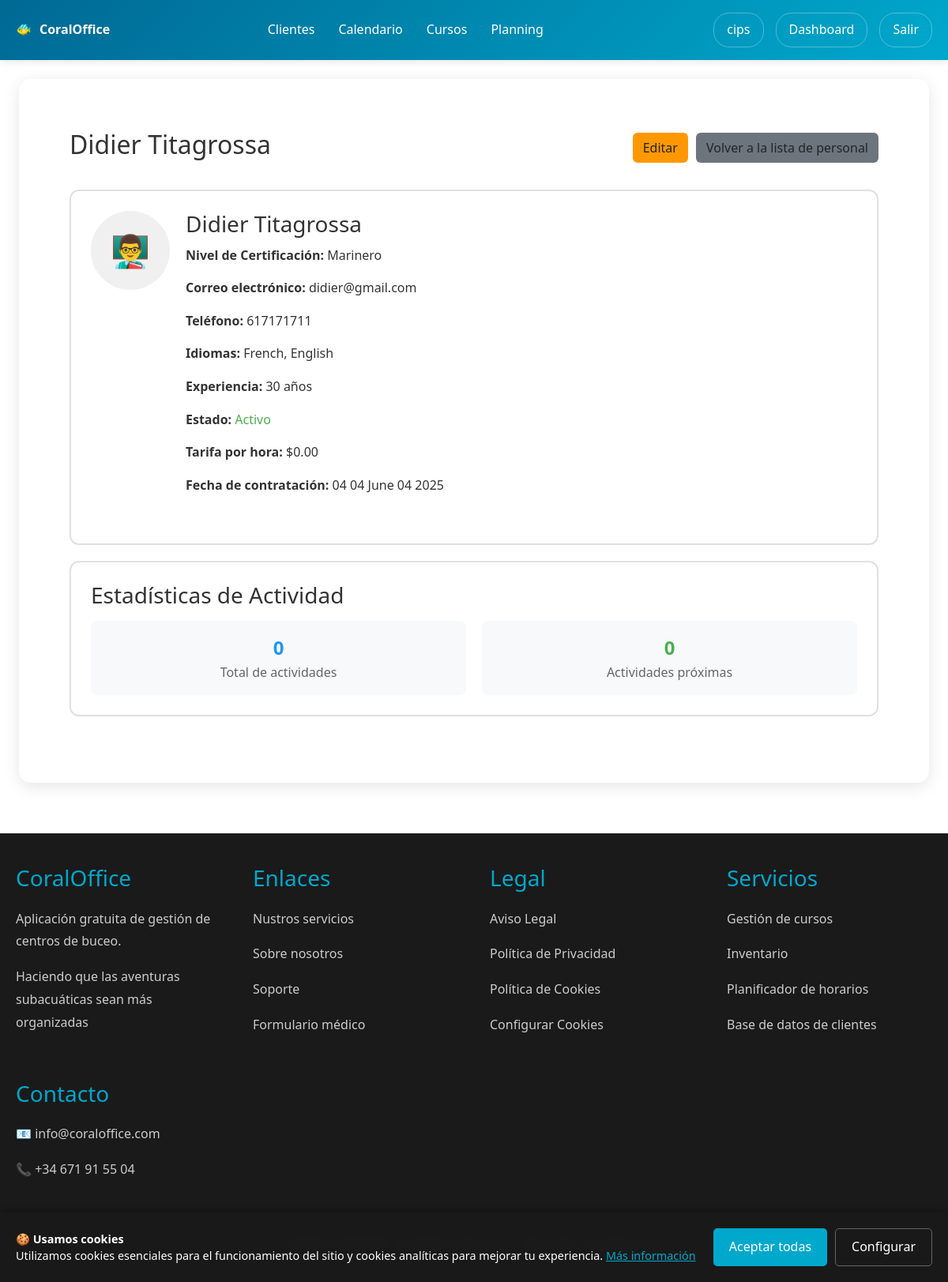
Page /users/staff/2/ (signed in) on the committed database.
### users/models.py (models this page shows, shortened)
class Staff(models.Model):
    CERTIFICATION_LEVEL_CHOICES = [
        ('DIVEMASTER', 'Divemaster'),
        ('INSTRUCTOR', 'Instructor'),
        ('SENIOR_INSTRUCTOR', 'Senior Instructor'),
        ('MASTER_INSTRUCTOR', 'Master Instructor'),
        ('COURSE_DIRECTOR', 'Course Director'),
        ('SKIPPER', 'Marinero'),
        ('CAPTAIN', 'Patrón'),
        ('OFFICE', 'Oficinista'),
    ]
    STATUS_CHOICES = [
        ('ACTIVE', 'Activo'),
        ('INACTIVE', 'Inactivo'),
        ('ON_LEAVE', 'Ausente'),
    ]
    diving_center = models.ForeignKey(User, on_delete=models.CASCADE, related_name='staff_members')
    first_name = models.CharField(max_length=50)
    last_name = models.CharField(max_length=50)
    email = models.EmailField()
    phone_number = models.CharField(max_length=20)
    certification_level = models.CharField(max_length=50, choices=CERTIFICATION_LEVEL_CHOICES, default='DIVEMASTER')
    certification_number = models.CharField(max_length=100, blank=True)
    languages = models.CharField(max_length=200, help_text="Idiomas que habla (separados por comas)")
    experience_years = models.IntegerField(default=0, help_text="Años de experiencia")
    specialties = models.TextField(blank=True, help_text="Especialidades o habilidades adicionales")
    hire_date = models.DateField()
    status = models.CharField(max_length=20, choices=STATUS_CHOICES, default='ACTIVE')
    hourly_rate = models.DecimalField(max_digits=8, decimal_places=2, default=0.00, help_text="Tarifa por hora")
    profile_picture = models.ImageField(upload_to='staff_profiles/', null=True, blank=True)
    notes = models.TextField(blank=True)
    created_at = models.DateTimeField(auto_now_add=True)
    def get_full_name(self):
        return f"{self.first_name} {self.last_name}"

### users/views.py (the view)
# urls.py: path('staff/<int:staff_id>/', views.staff_detail, name='staff_detail'),
@login_required
def staff_detail(request, staff_id):
    if not request.user.userprofile.is_diving_center:
        messages.error(request, 'Access denied.')
        return redirect('users:profile')
    staff_member = get_object_or_404(Staff, id=staff_id, diving_center=request.user)
    activities = CustomerDiveActivity.objects.filter(
        assigned_staff=staff_member
    ).order_by('-dive_schedule__date', '-dive_schedule__time').select_related(
        'customer', 'dive_schedule', 'activity', 'dive_schedule__dive_site'
    )
    from datetime import date
    upcoming_activities = activities.filter(dive_schedule__date__gte=date.today())
    past_activities = activities.filter(dive_schedule__date__lt=date.today())
    total_activities = activities.count()
    upcoming_count = upcoming_activities.count()
    return render(request, 'users/staff_detail.html', {
        'staff_member': staff_member,
        'upcoming_activities': upcoming_activities,
        'past_activities': past_activities,
        'total_activities': total_activities,
        'upcoming_count': upcoming_count,
    })

### users/context_processors.py (called while the page is built)
def cookies_context(request):
    cookies_accepted = request.COOKIES.get('cookies_accepted', 'false') == 'true'
    show_cookies_banner = not cookies_accepted
    return {
        'cookies_accepted': cookies_accepted,
        'show_cookies_banner': show_cookies_banner,
    }

### users/templates/users/staff_detail.html (shortened to what this page needs)
{% extends 'users/base.html' %}
{% block users_content %}
<div class="p-3 container">
    <div style="display: flex; justify-content: space-between; align-items: center; margin-bottom: 30px;">
        <h2>{{ staff_member.get_full_name }}</h2>
        <div style="display: flex; gap: 10px;">
            <a href="{% url 'users:edit_staff' staff_member.id %}" class="btn" style="background: #ff9800;">Editar</a>
            <a href="{% url 'users:staff_list' %}" class="btn" style="background: #6c757d;">Volver a la lista de personal</a>
        </div>
    </div>
    <div class="user-card">
        <div style="display: flex; align-items: start; gap: 20px; margin-bottom: 20px;">
            {% if staff_member.profile_picture %}
                <img src="{{ staff_member.profile_picture.url }}" alt="{{ staff_member.get_full_name }}" style="width: 100px; height: 100px; border-radius: 50%; object-fit: cover;">
            {% else %}
                <div style="width: 100px; height: 100px; border-radius: 50%; background: #f0f0f0; display: flex; align-items: center; justify-content: center; font-size: 40px;">👨‍🏫</div>
            {% endif %}
            <div style="flex: 1;">
                <h3 style="margin: 0 0 10px 0;">{{ staff_member.get_full_name }}</h3>
                <p><strong>Nivel de Certificación:</strong> {{ staff_member.get_certification_level_display }}</p>
                <p><strong>Correo electrónico:</strong> {{ staff_member.email }}</p>
                <p><strong>Teléfono:</strong> {{ staff_member.phone_number }}</p>
                <p><strong>Idiomas:</strong> {{ staff_member.languages }}</p>
                <p><strong>Experiencia:</strong> {{ staff_member.experience_years }} años</p>
                <p><strong>Estado:</strong> <span style="color: {% if staff_member.status == 'ACTIVE' %}#4caf50{% else %}#f44336{% endif %};">{{ staff_member.get_status_display }}</span></p>
                <p><strong>Tarifa por hora:</strong> ${{ staff_member.hourly_rate }}</p>
                <p><strong>Fecha de contratación:</strong> {{ staff_member.hire_date|date:"d de F de Y" }}</p>
            </div>
        </div>
    </div>
    <div class="user-card">
        <h3>Estadísticas de Actividad</h3>
        <div style="display: grid; grid-template-columns: repeat(auto-fit, minmax(200px, 1fr)); gap: 20px; margin-top: 15px;">
            <div style="text-align: center; padding: 15px; background: #f8f9fa; border-radius: 8px;">
                <div style="font-size: 24px; font-weight: bold; color: #2196f3;">{{ total_activities }}</div>
                <div style="color: #666;">Total de actividades</div>
            </div>
            <div style="text-align: center; padding: 15px; background: #f8f9fa; border-radius: 8px;">
                <div style="font-size: 24px; font-weight: bold; color: #4caf50;">{{ upcoming_count }}</div>
                <div style="color: #666;">Actividades próximas</div>
            </div>
        </div>
    </div>
</div>
{% endblock %}

### home/templates/home/base.html (shortened to what this page needs)
<!DOCTYPE html>
<html lang="en">
<head>
    <link href="https://cdn.jsdelivr.net/npm/bootstrap@5.3.2/dist/css/bootstrap.min.css" rel="stylesheet">
    <link rel="stylesheet" href="https://cdn.jsdelivr.net/npm/bootstrap-icons@1.11.1/font/bootstrap-icons.css">
</head>
<body>
    <header class="header">
        <nav class="nav-container">
            <div class="logo">CoralOffice</div>
            <ul class="nav-menu m-0 ms-0 p-0">
                {% if user.is_authenticated and user.userprofile.is_diving_center %}
                    <li><a href="{% url 'users:customer_list' %}">Clientes</a></li>
                    <li><a href="{% url 'users:calendar_view' %}">Calendario</a></li>
                <li><a href="{% url 'users:courses_list' %}">Cursos</a></li>
<li><a href="{% url 'users:staff_planning' %}">Planning</a></li>
                {% else %}
                    <li><a href="{% url 'home:home' %}">Inicio</a></li>
                    <li><a href="{% url 'home:services' %}">Servicios</a></li>
                    <li><a href="{% url 'home:about' %}">Sobre nosotros</a></li>
                    <li><a href="{% url 'home:contact' %}">Contacto</a></li>
                {% endif %}
            </ul>
            <div class="user-menu ms-3">
                {% if user.is_authenticated %}
                    <a href="{% url 'users:profile' %}">{{ user.username }}</a>
                    {% if user.userprofile.is_diving_center %}
                        <a href="{% url 'users:diving_center_dashboard' %}">Dashboard</a>
                    {% endif %}
                    <a href="{% url 'users:logout' %}">Salir</a>
                {% else %}
                    <a href="{% url 'users:login' %}">Acceder</a>
                {% endif %}
            </div>
        </nav>
    </header>
    {% if show_cookies_banner %}
    <div class="cookies-banner" id="cookiesBanner">
        <div class="cookies-banner-content">
            <div class="cookies-text">
                <strong>🍪 Usamos cookies</strong><br>
                Utilizamos cookies esenciales para el funcionamiento del sitio y cookies analíticas para mejorar tu experiencia.
                <a href="{% url 'home:cookies_policy' %}" style="color: #00a8cc;">Más información</a>
            </div>
            <div class="cookies-buttons">
                <button class="cookies-btn cookies-btn-accept" onclick="acceptAllCookies()">Aceptar todas</button>
                <a href="{% url 'home:cookies_settings' %}" class="cookies-btn cookies-btn-settings">Configurar</a>
            </div>
        </div>
    </div>
    {% endif %}
    <main class="main-content pt-0">
        {% block content %}
        {% endblock %}
    </main>
    <footer class="footer">
        <div class="footer-content">
            <div class="footer-section">
                <h3>CoralOffice</h3>
                <p>Aplicación gratuita de gestión de centros de buceo.</p>
                <p>Haciendo que las aventuras subacuáticas sean más organizadas</p>
            </div>
            <div class="footer-section">
                <h3>Enlaces</h3>
                <p><a href="{% url 'home:services' %}">Nustros servicios</a></p>
                <p><a href="{% url 'home:about' %}">Sobre nosotros</a></p>
                <p><a href="{% url 'home:contact' %}">Soporte</a></p>
                <p><a href="{% url 'users:medical_form' %}">Formulario médico</a></p>
            </div>
            <div class="footer-section">
                <h3>Legal</h3>
                <p><a href="{% url 'home:legal_notice' %}">Aviso Legal</a></p>
                <p><a href="{% url 'home:privacy_policy' %}">Política de Privacidad</a></p>
                <p><a href="{% url 'home:cookies_policy' %}">Política de Cookies</a></p>
                <p><a href="{% url 'home:cookies_settings' %}">Configurar Cookies</a></p>
            </div>
            <div class="footer-section">
                <h3>Servicios</h3>
                <p>Gestión de cursos</p>
                <p>Inventario</p>
                <p>Planificador de horarios</p>
                <p>Base de datos de clientes</p>
            </div>
            <div class="footer-section">
                <h3>Contacto</h3>
                <p>📧 info@coraloffice.com</p>
                <p>📞 +34 671 91 55 04</p>
            </div>
        </div>
        <div class="footer-bottom">
            <p>&copy; 2025 CoralOffice. All rights reserved. | Dive safe, manage smart.</p>
        </div>
    </footer>
</body>
</html>

### home/templates/home/base.html (style rules this page uses)
* { margin: 0; padding: 0; box-sizing: border-box; }
body { font-family: 'Segoe UI', Tahoma, Geneva, Verdana, sans-serif; line-height: 1.6; color: #333; }
.header { background: linear-gradient(135deg, #006994, #00a8cc); color: white; padding: 1rem 0; box-shadow: 0 2px 10px rgba(0,0,0,0.1); position: relative; }
.nav-container { max-width: 1200px; margin: 0 auto; display: flex; justify-content: space-between; align-items: center; padding: 0 20px; }
.logo { font-size: 1rem; font-weight: bold; display: flex; align-items: center; z-index: 1001; }
.logo::before { content: '🐠'; margin-right: 10px; }
.nav-menu { display: flex; list-style: none; gap: 30px; }
.nav-menu a { color: white; text-decoration: none; padding: 10px 0px; border-radius: 5px; transition: background 0.3s; }
.user-menu { display: flex; align-items: center; gap: 15px; }
.user-menu a { color: white; text-decoration: none; padding: 8px 16px; border: 1px solid rgba(255,255,255,0.3); border-radius: 20px; transition: all 0.3s; }
.main-content { min-height: calc(100vh - 140px); padding: 40px 0; }
.container { max-width: 1200px; margin: 0 auto; }
.cookies-banner { position: fixed; bottom: 0; left: 0; right: 0; background: rgba(26, 26, 26, 0.95); color: white; padding: 20px; z-index: 9999; box-shadow: 0 -2px 10px rgba(0,0,0,0.3); backdrop-filter: blur(10px); }
.cookies-banner-content { max-width: 1200px; margin: 0 auto; display: flex; align-items: center; justify-content: space-between; gap: 20px; }
.cookies-text { flex: 1; font-size: 0.9rem; line-height: 1.5; }
.cookies-buttons { display: flex; gap: 10px; flex-shrink: 0; }
.cookies-btn { padding: 10px 20px; border: none; border-radius: 5px; cursor: pointer; font-weight: 500; text-decoration: none; display: inline-block; transition: all 0.3s; }
.cookies-btn-accept { background: #00a8cc; color: white; }
.cookies-btn-settings { background: transparent; color: white; border: 1px solid #666; }
.footer { background: #1a1a1a; color: white; padding: 40px 0 20px; }
.footer-content { max-width: 1200px; margin: 0 auto; padding: 0 20px; display: grid; grid-template-columns: repeat(auto-fit, minmax(250px, 1fr)); gap: 40px; }
.footer-section h3 { color: #00a8cc; margin-bottom: 20px; }
.footer-section p, .footer-section a { color: #ccc; text-decoration: none; line-height: 1.8; }
.footer-bottom { text-align: center; margin-top: 30px; padding-top: 20px; border-top: 1px solid #333; color: #888; }

### users/templates/users/base.html (style rules this page uses)
.user-card { border: 2px solid #e0e0e0; padding: 25px; margin: 20px 0; border-radius: 12px; transition: all 0.3s; background: white; }

### rows in the picture
Staff: get_full_name "Didier Titagrossa", certification_level "Marinero", email "didier@gmail.com", phone_number "617171711", languages "French, English", experience_years "30", status "Activo", hourly_rate "0.00", hire_date "04 04 June 04 2025"

### other values in the picture
{{ user.username }} "cips"
{{ total_activities }} "0"
{{ upcoming_count }} "0"
